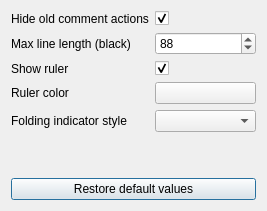
<?xml version="1.0" encoding="UTF-8"?>
<ui version="4.0">
 <class>SettingsDialog</class>
 <widget class="QDialog" name="SettingsDialog">
  <property name="geometry">
   <rect>
    <x>0</x>
    <y>0</y>
    <width>267</width>
    <height>211</height>
   </rect>
  </property>
  <property name="windowTitle">
   <string>Python Tools Settings</string>
  </property>
  <layout class="QVBoxLayout" name="verticalLayout">
   <item>
    <layout class="QFormLayout" name="formLayout">
     <item row="0" column="0">
      <widget class="QLabel" name="label">
       <property name="text">
        <string>Hide old comment actions</string>
       </property>
      </widget>
     </item>
     <item row="0" column="1">
      <widget class="QCheckBox" name="hideCommentCheckBox">
       <property name="text">
        <string/>
       </property>
       <property name="checked">
        <bool>true</bool>
       </property>
      </widget>
     </item>
     <item row="1" column="0">
      <widget class="QLabel" name="label_2">
       <property name="text">
        <string>Max line length (black)</string>
       </property>
      </widget>
     </item>
     <item row="1" column="1">
      <widget class="QSpinBox" name="maxLineLengthSpinBox">
       <property name="minimum">
        <number>40</number>
       </property>
       <property name="maximum">
        <number>300</number>
       </property>
       <property name="value">
        <number>88</number>
       </property>
      </widget>
     </item>
     <item row="4" column="0">
      <widget class="QLabel" name="label_3">
       <property name="text">
        <string>Folding indicator style</string>
       </property>
      </widget>
     </item>
     <item row="4" column="1">
      <widget class="QComboBox" name="foldingStyleComboBox"/>
     </item>
     <item row="2" column="0">
      <widget class="QLabel" name="label_4">
       <property name="text">
        <string>Show ruler</string>
       </property>
      </widget>
     </item>
     <item row="2" column="1">
      <widget class="QCheckBox" name="rulerCheckBox">
       <property name="text">
        <string/>
       </property>
       <property name="checked">
        <bool>true</bool>
       </property>
      </widget>
     </item>
     <item row="3" column="1">
      <widget class="QgsColorButton" name="rulerColorButton">
       <property name="sizePolicy">
        <sizepolicy hsizetype="Preferred" vsizetype="Fixed">
         <horstretch>0</horstretch>
         <verstretch>0</verstretch>
        </sizepolicy>
       </property>
       <property name="minimumSize">
        <size>
         <width>0</width>
         <height>20</height>
        </size>
       </property>
       <property name="color">
        <color>
         <red>0</red>
         <green>170</green>
         <blue>255</blue>
        </color>
       </property>
       <property name="defaultColor">
        <color>
         <red>0</red>
         <green>170</green>
         <blue>255</blue>
        </color>
       </property>
      </widget>
     </item>
     <item row="3" column="0">
      <widget class="QLabel" name="label_5">
       <property name="text">
        <string>Ruler color</string>
       </property>
      </widget>
     </item>
    </layout>
   </item>
   <item>
    <spacer name="verticalSpacer">
     <property name="orientation">
      <enum>Qt::Vertical</enum>
     </property>
     <property name="sizeHint" stdset="0">
      <size>
       <width>20</width>
       <height>40</height>
      </size>
     </property>
    </spacer>
   </item>
   <item>
    <widget class="QPushButton" name="restoreButton">
     <property name="text">
      <string>Restore default values</string>
     </property>
    </widget>
   </item>
  </layout>
 </widget>
 <customwidgets>
  <customwidget>
   <class>QgsColorButton</class>
   <extends>QToolButton</extends>
   <header>qgscolorbutton.h</header>
  </customwidget>
 </customwidgets>
 <resources/>
 <connections/>
</ui>
